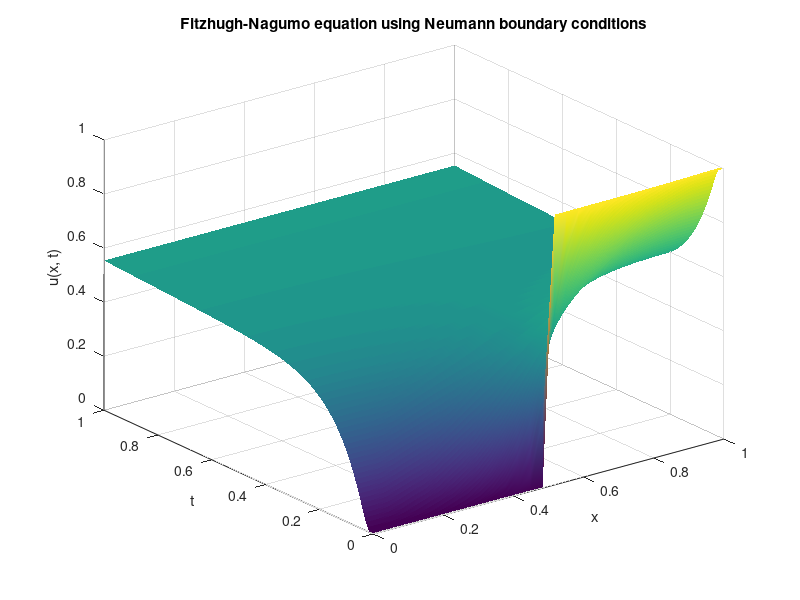

The MATLAB script that drew this image:
% Fitzhugh Nagumo equation with Neumann bounday conditions using
% the explicit finite difference scheme

% N = 15 for simulation
N = 30;% number of spacial points, set low so the simulation in quick can be higher
x = linspace(0, 1, N); % x number line
D = 1; % diffusivity constant
dx = x(2) - x(1); % the distance between the spacial points
dt = (dx^2) / (4 * D);
timeSteps = (0:dt:1);
T = length(timeSteps);
un = zeros(1, N);
% setting the initial condition
for i = 1:N
    if (x(i) > 0.5 && x(i) <= 1)
        un(i) = 1;
    end
    if (x(i) >= 0 && x(i) <= 0.5)
        un(i) = 0;
    end
end

unp1 = un;
PlotMat = zeros(T, N); % matrix for surface plot
PlotMat(1, :) = unp1;
lambda1 = (D * dt) / (dx^2);
lambda2 = 1 - 2*lambda1;
A = diag(lambda2 * ones(1, N)) + diag(lambda1 * ones(1, N-1), -1) + diag(lambda1 * ones(1, N-1), 1);
A(1, 2) = 2 * lambda1;
A(end, end-1) = 2 * lambda1;
b = zeros(N, 1);
alpha = 0;
beta = 0;
b(1) = -2*lambda1*dx*alpha;
b(N) = 2*lambda1*dx*beta;

for i = 2 : T
    unp1 = A * un' + b + (dt*(un.*(1-un).*(un-0.3)))';
    un = unp1';
    PlotMat(i, :) = un;
%     figure(1);
%     plot(x, unp1);
%     title('Fitzhugh-Nagumo equation using Neumann boundary conditions')
%     ylabel('u(x, t)') 
%     xlabel('x')
%     axis([0 1 0 1]);
%     pause(0.01);
end
% 3D plot
figure() 
[xplot, timeplot] = meshgrid(x, timeSteps);
surf(xplot, timeplot, PlotMat);
axis([0 1 0 1 0 1])
title('Fitzhugh-Nagumo equation using Neumann boundary conditions')
zlabel('u(x, t)') 
xlabel('x')
ylabel('t');
shading interp

    
    
    

